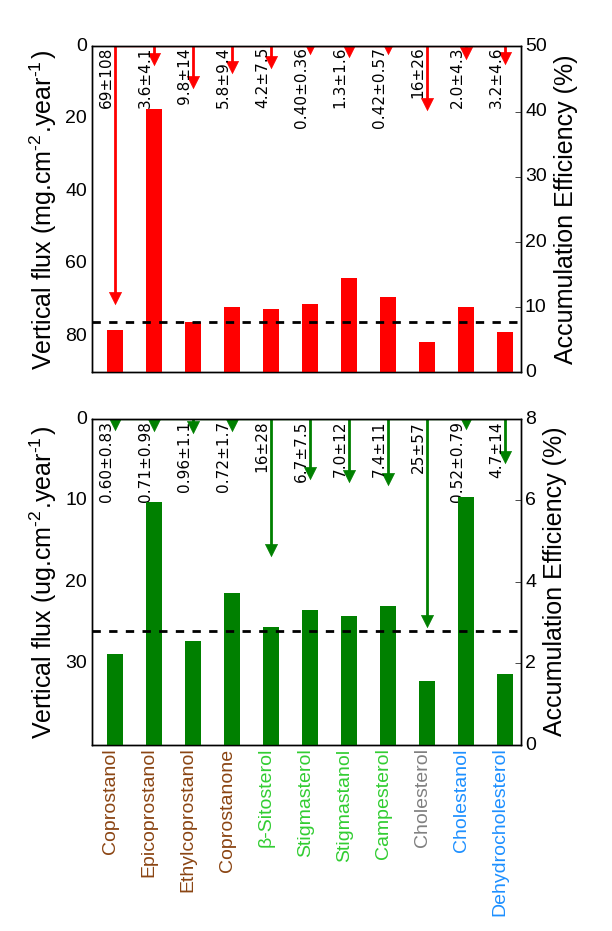

This figure's Python source:
#AccEff.py
import matplotlib.pyplot as plt
import numpy as np
import pandas as pd
import openpyxl

# importo datos de excel y paso valores al array arnum
libro = openpyxl.load_workbook('sedDegr.xlsx')
ar = pd.read_excel('sedDegr.xlsx','Graph',header=0, index_col=None, na_values=['NA'])
arnum=ar.values
headers=list(ar)

# creo el fondo de la figura
fig=plt.figure(facecolor='white', figsize=(6,12))

#histo efficiencies BA
histo = fig.add_axes([0.15, 0.6, 0.7, 0.35])
cols = np.arange(11) # ctdad de barras (= esteroles)
wid = 0.4
markerline, stemlines, baseline = histo.stem(cols+0.6, arnum[4,2:13], linefmt='r-',mec='r', lw=2, markerfmt='rv', basefmt='r-',edgecolor=None)
csfont = {'fontname':'Liberation Sans'}
histo.set_ylabel('Vertical flux (mg.$\mathregular{cm^{-2}.year^{-1}}$)', size=18,**csfont)
plt.ylim(0,90)
plt.xlim(0,11)
plt.yticks(np.arange(0,81,20), size = 14, **csfont)
histo.tick_params(length=0, which='both')
histo.set_xticks(cols+0.5)
histo.set_xticklabels(headers[2:13], rotation = 90, size=14,**csfont)
plt.setp(histo.get_xticklabels(),visible=False)
plt.setp(stemlines, 'lw', 2)
plt.setp(markerline, 'markeredgecolor', 'r', 'markersize', 8)

for i,j,k in zip(cols,arnum[8,2:13],arnum[4,2:13]):
	histo.annotate((j),xy=(i+0.22,4), size =11, rotation=90)

plt.gca().invert_yaxis()

# creo flux plot
hBA = histo.twinx()
hBA.bar(cols+wid, arnum[2,2:13], wid, color = 'r', linewidth=0)
hBA.set_ylabel('Accumulation Efficiency (%)', size=18,**csfont)
plt.ylim(0,50)
plt.xlim(0,11)
plt.yticks(np.arange(0,51,10), size = 14, **csfont)
plt.axhline(y=arnum[2,13], xmin=0, xmax=1, hold=None, linestyle = '--', color = 'k', lw = 2)

# N

#histo efficiencies N
histo2 = fig.add_axes([0.15, 0.2, 0.7, 0.35])
cols = np.arange(11) # ctdad de barras (= esteroles)
wid = 0.4
markerline, stemlines, baseline  = histo2.stem(cols+0.6, arnum[6,2:13], linefmt='g-', markerfmt='gv', basefmt='g-')
csfont = {'fontname':'Liberation Sans'}
histo2.set_ylabel('Vertical flux (ug.$\mathregular{cm^{-2}.year^{-1}}$)', size=18,**csfont)
plt.xlim(0,11)
plt.ylim(0,40)
plt.yticks(np.arange(0,31,10), size = 14, **csfont)
histo2.tick_params(length=0, which='both')
histo2.set_xticks(cols+0.5)
histo2.set_xticklabels(headers[2:13], rotation = 90, size=14,**csfont)
plt.setp(stemlines, 'lw',2)
plt.setp(markerline, 'markeredgecolor', 'g', 'markersize', 8)
# coloreo las ticklabels segun categoria
labelcol = ['saddlebrown','saddlebrown','saddlebrown','saddlebrown','limegreen','limegreen','limegreen','limegreen','grey','dodgerblue','dodgerblue']
[lab.set_color(i) for (i,lab) in zip(labelcol, histo2.xaxis.get_ticklabels())] 
fontdict = dict(color='red',weight='heavy',**csfont)
fontdictN2 = dict(color='g',weight='heavy',**csfont)

for i,j,k in zip(cols,arnum[9,2:13],arnum[6,2:13]):
	histo2.annotate((j),xy=(i+0.22,2), size =11, rotation=90)

plt.gca().invert_yaxis()

# creo flux plot N
hN = histo2.twinx()
hN.bar(cols+wid, arnum[3,2:13], wid, color = 'g', linewidth=0)
hN.set_ylabel('Accumulation Efficiency (%)', size=18,**csfont)
plt.ylim(0,8)
plt.xlim(0,11)
plt.yticks(np.arange(0,8.1,2), size = 14, **csfont)
plt.axhline(y=arnum[3,13], xmin=0, xmax=1, hold=None, linestyle = '--', color = 'k',lw = 2)





plt.show()
